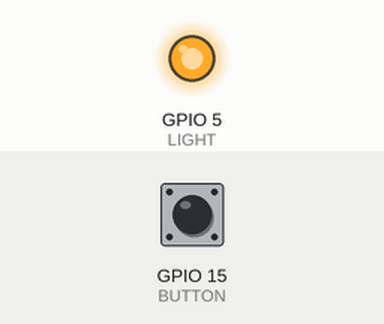
Bench run of a sketch on a simulated ESP8266 (NodeMCU). On the bench: output pins drawn as LEDs (lit = HIGH). The inputs (shaded band) are chosen by the test bench; at power-on: GPIO 15 (BUTTON) HIGH. WiFi joins after 1.5 s; servers stay silent unless stated.

Above: at 0.6 s.
At 2.8 s:
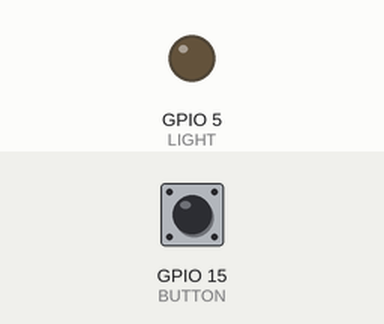
Timing chart, 0 to 4.3 s (numbered marks = the images above):
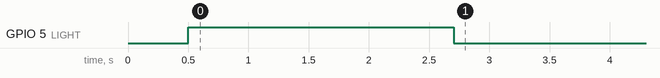

The sketch:

light-server-bus.ino
```cpp
#include <ESP8266WiFi.h>
#include <WiFiClient.h>
#include <ESP8266WebServer.h>
#include <ESP8266mDNS.h>

const char* ssid = "bus";
const char* password = "edf399ac";

ESP8266WebServer server(80);

const int LIGHT = 5;
int lightState = 0;

const int BUTTON = 15;
int buttonState = 1;
int oldButtonState = buttonState;

int lastMillis = -400;
int currentMillis = 0;

void handleRoot() {
  if (server.hasArg("state")) {
    lightState = server.arg("state").toInt();
  }
  server.send(200, "text/plain", "light state: " + String(lightState) + " " + String(millis() - lastMillis));
  digitalWrite(LIGHT, lightState);
}

void setup(void){
  pinMode(LIGHT, OUTPUT);
  pinMode(BUTTON, INPUT_PULLUP);

  digitalWrite(LIGHT, lightState);

  WiFi.mode(WIFI_STA);
  WiFi.begin(ssid, password);

  while (WiFi.status() != WL_CONNECTED) {
    delay(500);
    digitalWrite(LIGHT, HIGH);
  delay(2000);
  digitalWrite(LIGHT, LOW);
  }

  digitalWrite(LIGHT, HIGH);
  delay(200);
  digitalWrite(LIGHT, LOW);

  MDNS.begin("esp8266");

  server.on("/", handleRoot);
  server.begin();
}

void loop(void){
  server.handleClient();

  currentMillis = millis();
  if ((currentMillis - lastMillis < 300)) {
    return;
  }

  buttonState = digitalRead(BUTTON);

  if (buttonState == HIGH && oldButtonState == LOW) {
    lightState = 1 - lightState;
    digitalWrite(LIGHT, lightState);
    lastMillis = currentMillis;
  }

  oldButtonState = buttonState;
}
```
